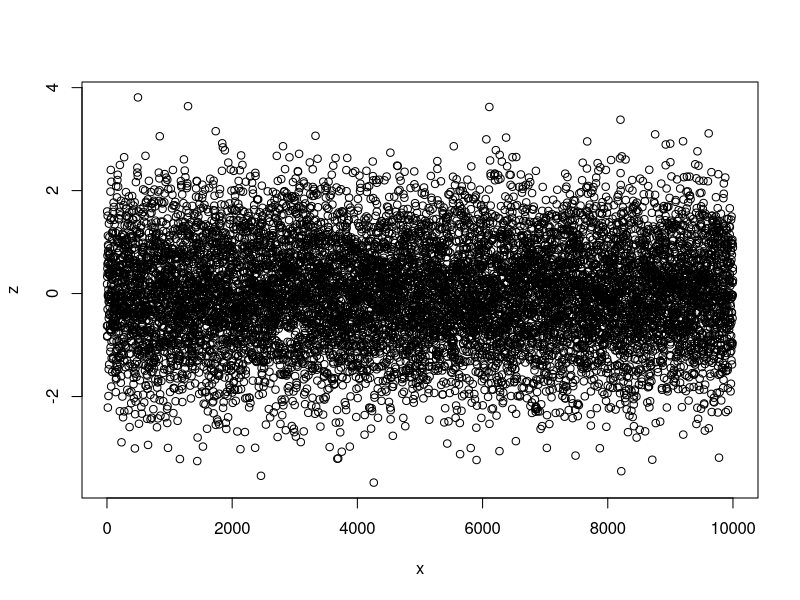

Write the R code that produced this figure.
#question1
vector1 <- c(1,2,3,4)
vector2 <- c('a','b','c','d')
vector3 <- c(FALSE, FALSE, TRUE, TRUE)
length(vector3)
vector1[1]
vector1[3]
vector1[4]

#question2
rowname <- paste("R", 1:2, sep = "")
columnname <- paste("C", 1:5, sep = "")
a = matrix(1:10, nrow = 2, ncol = 5, byrow=FALSE, dimnames = list(rowname, columnname))
a
a[6]
a[2,5]
a[1,]
a[,2]

#question3
dim1 <- c(1,2,3)
dim2 <- c(4,5,6)
dim3 <- c(7,8,9)
dim4 <- c(10,11,12)
z = array(1:81, c(3,3,3,3), dimnames = list(dim1, dim2, dim3,dim4))
z
refer <- z[81]
refer

#question4
names <- c("niko","jack","tommy","franklin","trevor","name6","name7","name8","name9","name10","name11","name12","name13","name14","name15")
birthday <- c("1950-1-1", "1960-1-1", "1970-1-1", "1980-1-1", "1990-1-1","1990-1-2","1990-1-3","1990-1-4","1990-1-5","1990-1-6","1990-1-7","1990-1-8","1990-1-9","1990-1-10","1990-1-11")
transformedbirthday <- as.Date(birthday, "%Y-%m-%d")
gender <- c( "male","male","female","female","female","female","female","female","female", "male", "male","female","female","female", "male")
age <- c(69,59,49,39,29,29,29,29,29,29,29,29,29,29,29)
salary <- c(100, 110, 120, 130, 140, 140, 140, 140, 140, 140, 140, 140, 140, 140, 140)
mydataframe <- data.frame(names, birthday, gender,age,salary)
mydataframe
summary(mydataframe)
subset <- mydataframe$names[age < 50 & age > 30 & gender == 'male'] 
subset
#question5
newlist <- c('a', '12','$10000','c','d')
newlist1 <-newlist
names(newlist)[2] <- c("age")
names(newlist)[3] <- c("salary")
newlist
newlist[5]

#question6
list <- c("A","B","C","D","E")
withorder <- factor(list, ordered = TRUE, levels = c("A","B","C","D","E"))
withoutorder <- list
withorder
withoutorder


#question7
dataset1 = runif(100,0,100)
dataset2 = runif(100,0,100)
dataset1
dataset2
mean(dataset1)
var(dataset1)
sd(dataset1)
mean(dataset2)
var(dataset2)
sd(dataset2)
range1 <- quantile(dataset1, c(0.75))-quantile(dataset1,c(0.25))
range2 <- quantile(dataset2, c(0.75))-quantile(dataset2,c(0.25))
range1
range2
cov(dataset1,dataset2)
cor(dataset1, dataset2)

#question8

set.seed(1)
x <- seq(1,10000,length.out = 10000)
y1 <- dt(x, 3, 0)
y1
mean(y1)
var(y1)
y2 <- dt(x, 10, 0)
y2
mean(y2)
var(y2)
y3 <- dt(x, 20, 0)
y3
mean(y3)
var(y3)
z <- rnorm(10000)
plot(x,z)


#question9
b = matrix(rnorm(500, mean = -2, sd = sqrt(3)),nrow = 100, ncol = 50, byrow = FALSE )
c = sum(b[b < 1 & b >-1])
c
b[abs(b) > 1] = 0
b


#question 10
x1 <- c(2,4) 
y1 <- c(6,8)
x2 <- c(1,2,3)
y2 <- c(1,2,3,4)
myfunction <- function(arg1, arg2)
  if(length(arg1) == length(arg2)){
    a1 = mean(arg1);
    a2 = mean(arg2);
    b = cov(arg1,arg2);
    c = var(arg1,arg2);
    print(a1);
    print(a2);
    print(b);
    print(c)}else{
      print("The lengths of the two arguments are not equal")
      }
myfunction(x1,y1)
myfunction(x2,y2)


  